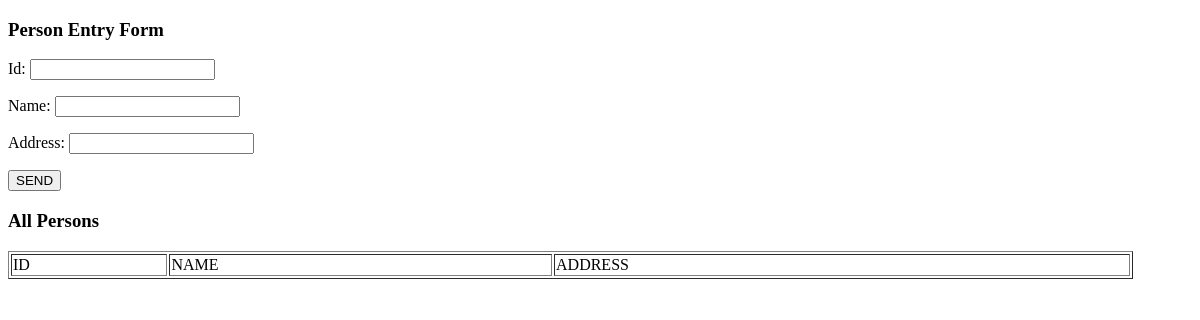
The app's page /app4_1/, older data.
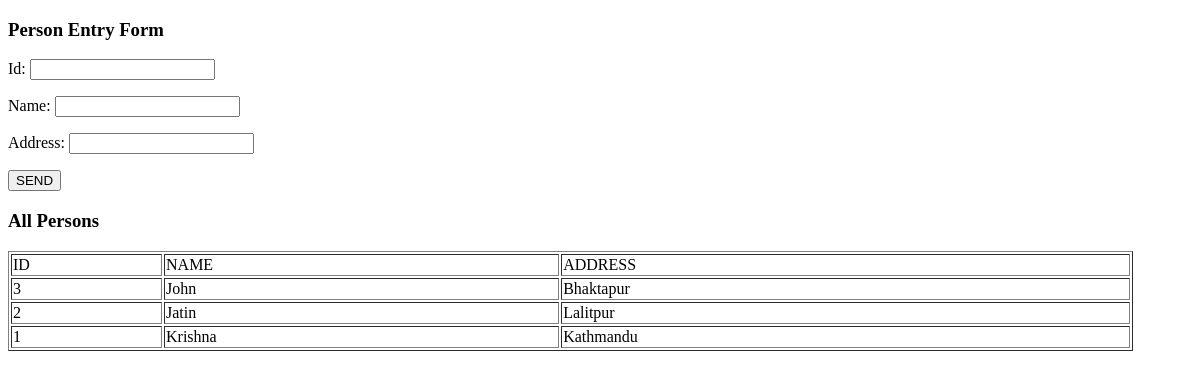
The same page, newer data.
### app4_1/models.py (models this page shows, shortened)
class Person(models.Model):
    id = models.IntegerField(primary_key=True)
    name = models.CharField(max_length=50)
    address = models.CharField(max_length=50)
    class Meta:
        ordering = ['-id']

### app4_1/views.py (the view)
# urls.py: path('', views.index), # Home Page -> default
def index(request):
    if request.method=='POST':
        person = PersonForm(request.POST)
        if person.is_valid():
            person.save()
    personForm = PersonForm()
    persons = Person.objects.all()
    context = {'form': personForm, 'persons':persons}
    return render(request, 'app4_1/index.html', context)

### app4_1/forms.py
class PersonForm(forms.ModelForm):
    class Meta:
        model = Person
        fields = ('id', 'name', 'address')

### app4_1/templates/app4_1/index.html (shortened to what this page needs)
<!DOCTYPE html>
<html lang="en">
<head>
</head>
<body>
    <h3>Person Entry Form</h3>
    <form method="post">
        {{ form.as_p }}
        <p><input type="submit" value="SEND"></p>
    </form>
    <h3>All Persons</h3>
    <table border="1" width="95%">
        <thead><td>ID</td><td>NAME</td><td>ADDRESS</td></thead>
        {% for person in persons %}
            <tr><td>{{ person.id }}</td><td>{{ person.name }}</td><td>{{ person.address }}</td></tr>
        {% endfor %}
    </table>
</body>
</html>

Row changes from the older to the newer data that the page shows:
added Person: id "3", name "John", address "Bhaktapur"
added Person: id "2", name "Jatin", address "Lalitpur"
added Person: id "1", name "Krishna", address "Kathmandu"
